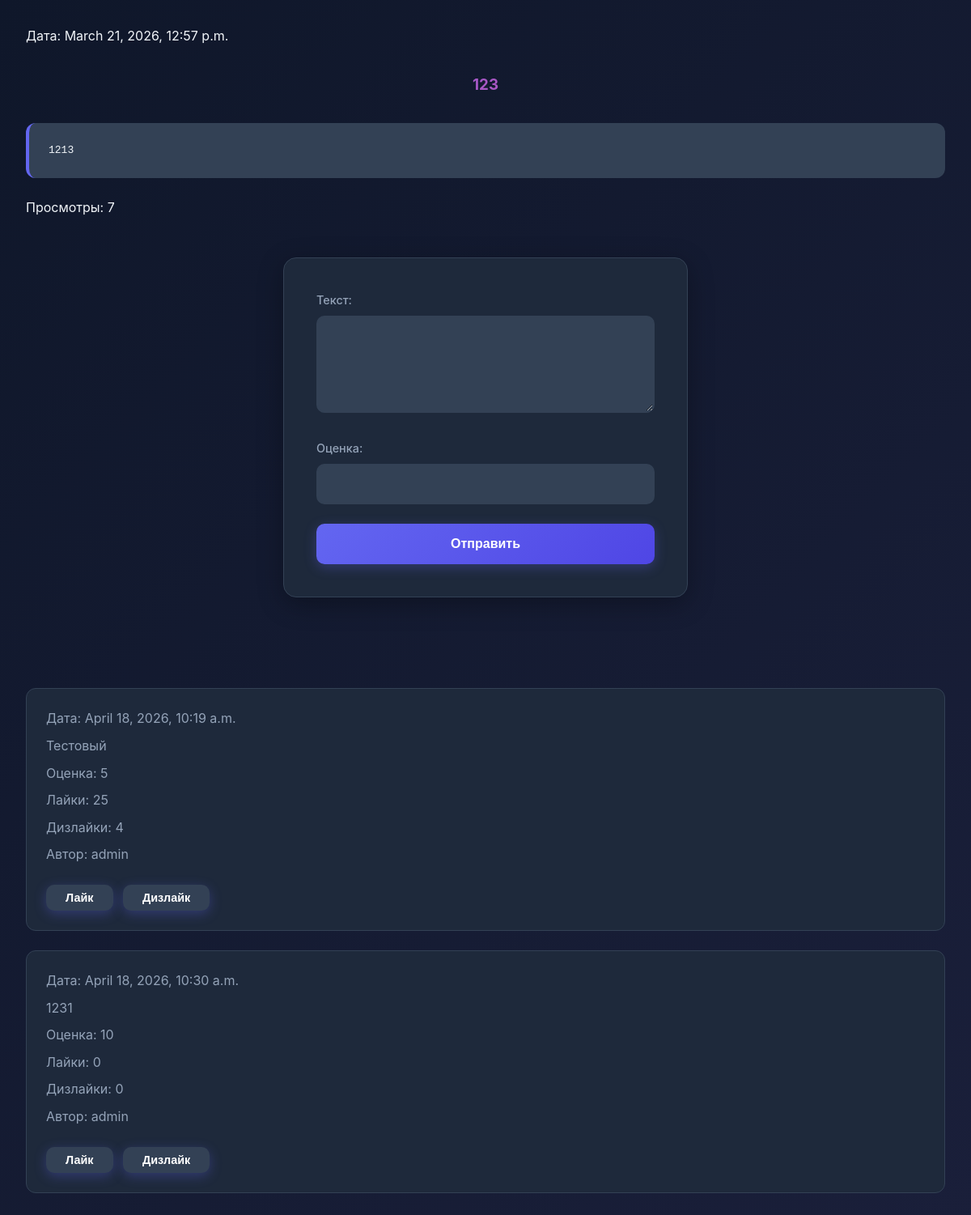
/post/1, run on the app's committed database.
### main/models.py (models this page shows)
class Post(models.Model):
    title = models.CharField("Заголовок" ,max_length=50)
    content = models.TextField("Контент")
    views_count = models.PositiveIntegerField("Просмотры", default=0)
    author = models.ForeignKey(User, on_delete=models.CASCADE, blank=True, default=1)
    created_at = models.DateTimeField("Время создания", default=datetime.now())

class Comment(models.Model):
    text = models.TextField('Текст комментария')
    stars = models.IntegerField('Оценка')
    likes = models.IntegerField('Лайки', default=0)
    dislikes = models.IntegerField('Дизлайки', default=0)
    created_at = models.DateTimeField("Время создания", default=datetime.now())
    post = models.ForeignKey(Post, on_delete=models.CASCADE)
    author = models.ForeignKey(User, on_delete=models.CASCADE, blank=True, default=1)

### main/views.py (the view, shortened to what this page needs)
# urls.py: path('post/<int:post_id>', views.post)
def post(request, post_id):
    post_data = Post.objects.get(id=post_id)
    comments = Comment.objects.filter(post=post_data)
    return render(request,
                    'post.html',
                    {
                      'post': post_data,
                      'comments': comments
                    })

### main/templates/post.html (shortened to what this page needs)
<!DOCTYPE html>
<html lang="en">
<head>
    {% load static %}
    <link rel="stylesheet" href="{% static 'css/style.css' %}">
</head>
<body>
    <div class="container">
        <p>Дата: {{post.created_at}}</p>
        <h3>{{post.title}}</h3>
        <pre>{{post.content}}</pre>
        <p>Просмотры: {{post.views_count}}</p>
        <form method="post">
            <div>
                <label for="comment_text">Текст: </label>
                <textarea name="comment_text" id="comment_text"></textarea>
            </div>
            <div>
                <label for="comment_stars">Оценка: </label>
                <input name="comment_stars" type="number" min="0" max="10" id="comment_stars">
            </div>
            <div>
                <button type="submit">Отправить</button>
            </div>
        </form>
    </div>
    <div class="container">
        {% for comment in comments %}
            <div class="comment">
                <p>Дата: {{comment.created_at}}</p>
                <p>{{comment.text}}</p>
                <p>Оценка: {{comment.stars}}</p>
                <p>Лайки: {{comment.likes}}</p>
                <p>Дизлайки: {{comment.dislikes}}</p>
                <p>Автор: {{comment.author}}</p>
                <button>Лайк</button>
                <button>Дизлайк</button>
            </div>
        {% endfor %}
    </div>
</body>
</html>

### main/static/css/style.css (style rules this page uses)
:root { --primary: #6366f1; --primary-dark: #4f46e5; --secondary: #ec4899; --bg-main: #0f172a; --bg-card: #1e293b; --bg-input: #334155; --text-primary: #f1f5f9; --text-secondary: #94a3b8; --border: #334155; --success: #10b981; --danger: #ef4444; --shadow: rgba(0, 0, 0, 0.3); }
* { margin: 0; padding: 0; box-sizing: border-box; }
body { font-family: 'Inter', -apple-system, BlinkMacSystemFont, 'Segoe UI', sans-serif; background: linear-gradient(135deg, var(--bg-main) 0%, #1a1f3a 100%); color: var(--text-primary); min-height: 100vh; line-height: 1.6; }
.container { max-width: 1200px; margin: 0 auto; padding: 2rem; }
form { background: var(--bg-card); padding: 2.5rem; border-radius: 16px; box-shadow: 0 8px 32px var(--shadow); max-width: 500px; margin: 3rem auto; border: 1px solid var(--border); }
h1, h2, h3 { margin-bottom: 1.5rem; background: linear-gradient(135deg, var(--primary) 0%, var(--secondary) 100%); -webkit-background-clip: text; -webkit-text-fill-color: transparent; background-clip: text; }
label { display: block; margin-bottom: 0.5rem; color: var(--text-secondary); font-weight: 500; font-size: 0.9rem; }
input[type="text"], input[type="email"], input[type="password"], input[type="number"], textarea { width: 100%; padding: 0.9rem 1.2rem; margin-bottom: 1.5rem; background: var(--bg-input); border: 2px solid var(--border); border-radius: 10px; color: var(--text-primary); font-size: 1rem; transition: all 0.3s ease; }
textarea { min-height: 120px; resize: vertical; font-family: inherit; }
button, input[type="submit"] { width: 100%; padding: 1rem; background: linear-gradient(135deg, var(--primary) 0%, var(--primary-dark) 100%); color: white; border: none; border-radius: 10px; font-size: 1rem; font-weight: 600; cursor: pointer; transition: all 0.3s ease; box-shadow: 0 4px 15px rgba(99, 102, 241, 0.3); }
pre { background: var(--bg-input); padding: 1.5rem; border-radius: 12px; overflow-x: auto; margin: 1.5rem 0; border-left: 4px solid var(--primary); white-space: pre-wrap; word-wrap: break-word; }
.comment { background: var(--bg-card); padding: 1.5rem; border-radius: 12px; margin-bottom: 1.5rem; border: 1px solid var(--border); transition: all 0.3s ease; }
.comment p { margin-bottom: 0.5rem; color: var(--text-secondary); }
.comment button { width: auto; padding: 0.5rem 1.5rem; margin-right: 0.5rem; margin-top: 1rem; background: var(--bg-input); font-size: 0.9rem; }
body h3, body h4 { text-align: center; margin: 2rem 0; }
#posts li, form, .comment { animation: fadeIn 0.5s ease; }

### data on the page
Post: created_at "March 21, 2026, 12:57 p.m.", title "123", content "1213", views_count "7"
Comment: created_at "April 18, 2026, 10:19 a.m.", text "Тестовый", stars "5", likes "25", dislikes "4", author "admin"
Comment: created_at "April 18, 2026, 10:30 a.m.", text "1231", stars "10", likes "0", dislikes "0", author "admin"
